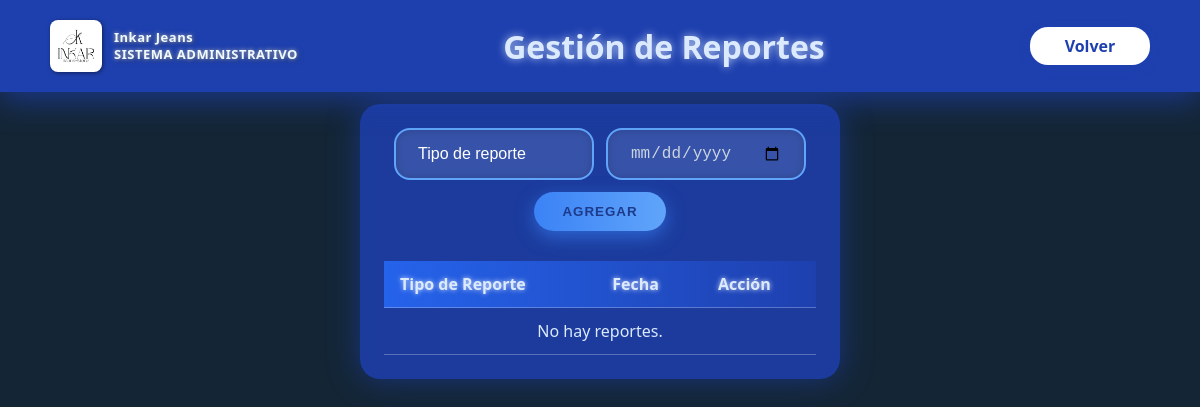
/reportes, run on an earlier commit of the app's database.
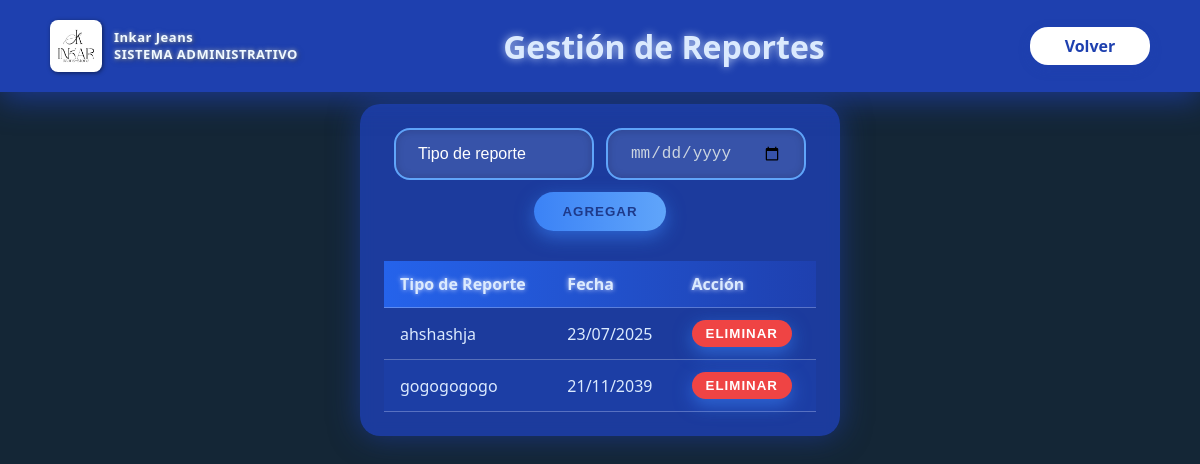
And on a later commit of the database.
### app.py (models this page shows)
class Reporte(tablita):
    __tablename__ = "Reportes"
    id = Column(Integer, primary_key=True)
    tipo = Column(String(100), nullable=False)
    fecha = Column(String(20), nullable=False)

### app.py (the view)
@app.route('/reportes', methods=['GET'])
def reportes():
    lista_reportes = session.query(Reporte).all()
    return render_template('reportes.html', reportes=lista_reportes)

### templates/reportes.html (shortened to what this page needs)
<!DOCTYPE html>
<html lang="es">
<head>
  <link rel="stylesheet" href="{{ url_for('static', filename='estilos_reportes.css') }}" />
</head>
<body>
  <nav>
    <div class="enlaces">
      <div class="logo">
        <img src="{{ url_for('static', filename='imgs/logoInkar.jpg') }}" alt="Logo Inkar" />
        <div class="titu">
          Inkar Jeans<br />
          <span>SISTEMA ADMINISTRATIVO</span>
        </div>
      </div>
      <h1 class="Titulo">Gestión de Reportes</h1>
      <a href="{{ url_for('administracion') }}" class="BotonVolver">Volver</a>
    </div>
  </nav>
  <main>
    <form method="POST" action="{{ url_for('agregar_reporte') }}">
      <input
        type="text"
        name="tipo"
        placeholder="Tipo de reporte"
        required
        autocomplete="off"
      />
      <input
      type="date"
      name="fecha"
      required
      autocomplete="off"
      title="Formato fecha: DD/MM/AAAA"
      />
      <button type="submit">Agregar</button>
    </form>
    <table>
      <thead>
        <tr>
          <th>Tipo de Reporte</th>
          <th>Fecha</th>
          <th>Acción</th>
        </tr>
      </thead>
      <tbody>
        {% if reportes %}
          {% for rep in reportes %}
            <tr>
              <td>{{ rep.tipo }}</td>
              <td>{{ rep.fecha }}</td>
              <td>
                <form method="POST" action="{{ url_for('eliminar_reporte', id=rep.id) }}" style="display:inline;">
                  <button type="submit" aria-label="Eliminar reporte {{ rep.tipo }}" onclick="return confirm('¿Está seguro que desea eliminar este reporte?');">
                    Eliminar
                  </button>
                </form>
              </td>
            </tr>
          {% endfor %}
        {% else %}
          <tr>
            <td colspan="3" style="text-align:center;">No hay reportes.</td>
          </tr>
        {% endif %}
      </tbody>
    </table>
  </main>
</body>
</html>

### static/estilos_reportes.css (style rules this page uses)
* { box-sizing: border-box; }
body { font-family: 'Segoe UI', Tahoma, Geneva, Verdana, sans-serif; background-color: #142636; color: #e0e7ff; margin: 0; padding: 20px; padding-top: 84px; min-height: 100vh; }
nav .enlaces { background-color: #1e40af; box-shadow: 0 8px 30px rgba(30, 64, 175, 0.7); padding: 20px 50px; display: flex; justify-content: space-between; align-items: center; position: fixed; top: 0; left: 0; width: 100vw; border-radius: 0; margin: 0; z-index: 1000; box-sizing: border-box; }
nav .logo { display: flex; align-items: center; gap: 12px; filter: drop-shadow(1px 1px 2px rgba(0,0,0,0.5)); }
nav .logo img { width: 52px; height: 52px; border-radius: 8px; transition: transform 0.3s ease; }
nav .logo .titu { color: #f0f9ff; font-size: 13px; line-height: 1.3; font-weight: 700; letter-spacing: 0.5px; text-shadow: 0 0 4px rgba(240, 249, 255, 0.8); display: block; }
nav .Titulo { color: #dbeafe; font-size: 32px; font-weight: 700; text-shadow: 0 0 8px rgba(219, 234, 254, 0.8); margin: 0 20px; white-space: nowrap; flex-grow: 1; text-align: center; font-family: 'Segoe UI', Tahoma, Geneva, Verdana, sans-serif; }
nav a.BotonVolver { background-color: white; color: #1e40af; width: 120px; border-radius: 18px; text-decoration: none; font-weight: 700; display: inline-block; padding: 8px 14px; cursor: pointer; user-select: none; text-align: center; box-shadow: 0 4px 12px rgba(30, 64, 175, 0.25); transition: background-color 0.3s ease, color 0.3s ease, box-shadow 0.3s ease; }
main { max-width: 480px; margin: 20px auto; background: rgba(30, 64, 175, 0.85); border-radius: 20px; padding: 24px; box-shadow: 0 0 30px rgba(30, 64, 175, 0.6); color: #e0e7ff; backdrop-filter: blur(8px); box-sizing: border-box; display: flex; flex-direction: column; align-items: center; gap: 30px; }
form { width: 100%; display: flex; flex-wrap: wrap; gap: 12px; justify-content: center; }
form input[type="text"] { padding: 14px 22px; border-radius: 16px; border: 2px solid #60a5fa; font-size: 16px; background-color: rgba(255, 255, 255, 0.12); color: #cbd5e1; transition: background-color 0.4s ease, border-color 0.4s ease, color 0.4s ease; box-shadow: inset 0 0 8px rgba(0,0,0,0.15); box-sizing: border-box; flex: 1 1 140px; min-width: 140px; max-width: 200px; }
form input[type="date"] { padding: 14px 22px; border-radius: 16px; border: 2px solid #60a5fa; font-size: 16px; background-color: rgba(255, 255, 255, 0.12); color: #cbd5e1; transition: background-color 0.4s ease, border-color 0.4s ease, color 0.4s ease; box-shadow: inset 0 0 8px rgba(0,0,0,0.15); box-sizing: border-box; flex: 1 1 140px; min-width: 140px; max-width: 200px; }
input::placeholder { color: white; }
form button { flex-shrink: 0; padding: 12px 28px; border-radius: 25px; background: linear-gradient(90deg, #3b82f6, #60a5fa); color: #1e3a8a; font-weight: 900; border: none; cursor: pointer; transition: background 0.5s ease, box-shadow 0.3s ease; box-shadow: 0 6px 18px rgba(59, 130, 246, 0.6); user-select: none; letter-spacing: 1px; text-transform: uppercase; box-sizing: border-box; }
table { width: 100%; border-collapse: collapse; font-size: 16px; color: #dbeafe; }
thead tr { background: linear-gradient(90deg, #2563eb, #1e40af); font-weight: 700; text-shadow: 0 0 5px rgba(224, 231, 255, 0.95); }
th, td { padding: 12px 16px; text-align: left; border-bottom: 1px solid rgba(224, 231, 255, 0.3); }
tbody tr:nth-child(even) { background-color: rgba(30, 64, 175, 0.45); }
tbody button { background: #ef4444; border: none; color: white; padding: 6px 14px; border-radius: 16px; font-weight: 700; cursor: pointer; transition: background 0.3s ease; user-select: none; }

What changed in the data, as far as the page shows it:
added Reporte: tipo "ahshashja", fecha "23/07/2025"
added Reporte: tipo "gogogogogo", fecha "21/11/2039"
Also different on the page:
text no longer shown: "No hay reportes."
